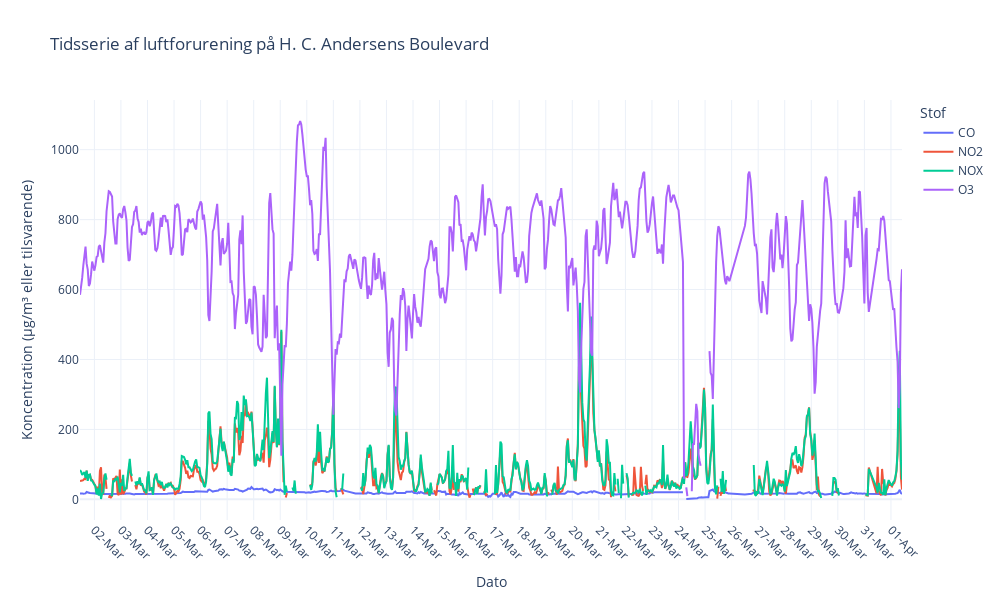

Notebook cell for this chart:
### Code cell
plot_luftforurening(df_oersted)

### Figure 1 — Plotly figure (JSON) as saved in the notebook; plotly's stock layout.template omitted (floating-point values rounded to 4 significant figures; data arrays with more than 128 entries replaced by an {"elided": "..."} marker saying what was removed)
{"data": [{"mode": "lines", "name": "CO", "type": "scatter", "x": {"elided": "725 str values"}, "y": {"elided": "725 int values"}}, {"mode": "lines", "name": "NO2", "type": "scatter", "x": {"elided": "725 str values"}, "y": {"elided": "725 int values"}}, {"mode": "lines", "name": "NOX", "type": "scatter", "x": {"elided": "725 str values"}, "y": {"elided": "725 int values"}}, {"mode": "lines", "name": "O3", "type": "scatter", "x": {"elided": "725 str values"}, "y": {"elided": "725 int values"}}], "layout": {"height": 600, "legend": {"title": {"text": "Stof"}}, "title": {"text": "Tidsserie af luftforurening på H. C. Andersens Boulevard"}, "width": 1000, "xaxis": {"showgrid": true, "tickangle": 45, "ticktext": ["01-Mar", "02-Mar", "03-Mar", "04-Mar", "05-Mar", "06-Mar", "07-Mar", "08-Mar", "09-Mar", "10-Mar", "11-Mar", "12-Mar", "13-Mar", "14-Mar", "15-Mar", "16-Mar", "17-Mar", "18-Mar", "19-Mar", "20-Mar", "21-Mar", "22-Mar", "23-Mar", "24-Mar", "25-Mar", "26-Mar", "27-Mar", "28-Mar", "29-Mar", "30-Mar", "31-Mar", "01-Apr"], "tickvals": ["2025-03-01T00:00:00", "2025-03-02T00:00:00", "2025-03-03T00:00:00", "2025-03-04T00:00:00", "2025-03-05T00:00:00", "2025-03-06T00:00:00", "2025-03-07T00:00:00", "2025-03-08T00:00:00", "2025-03-09T00:00:00", "2025-03-10T00:00:00", "2025-03-11T00:00:00", "2025-03-12T00:00:00", "2025-03-13T00:00:00", "2025-03-14T00:00:00", "2025-03-15T00:00:00", "2025-03-16T00:00:00", "2025-03-17T00:00:00", "2025-03-18T00:00:00", "2025-03-19T00:00:00", "2025-03-20T00:00:00", "2025-03-21T00:00:00", "2025-03-22T00:00:00", "2025-03-23T00:00:00", "2025-03-24T00:00:00", "2025-03-25T00:00:00", "2025-03-26T00:00:00", "2025-03-27T00:00:00", "2025-03-28T00:00:00", "2025-03-29T00:00:00", "2025-03-30T00:00:00", "2025-03-31T00:00:00", "2025-04-01T00:00:00"], "title": {"text": "Dato"}}, "yaxis": {"showgrid": true, "title": {"text": "Koncentration (μg/m³ eller tilsvarende)"}}}}
